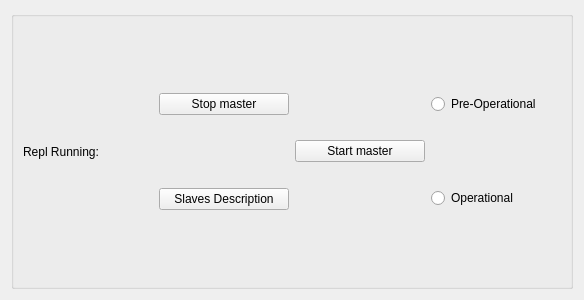
<?xml version="1.0" encoding="UTF-8"?>
<ui version="4.0">
 <class>Form</class>
 <widget class="QWidget" name="Form">
  <property name="geometry">
   <rect>
    <x>0</x>
    <y>0</y>
    <width>584</width>
    <height>300</height>
   </rect>
  </property>
  <property name="windowTitle">
   <string>Form</string>
  </property>
  <layout class="QVBoxLayout" name="verticalLayout" stretch="0">
   <item>
    <widget class="QGroupBox" name="groupBox_2">
     <property name="title">
      <string/>
     </property>
     <layout class="QHBoxLayout" name="horizontalLayout_4">
      <item>
       <layout class="QVBoxLayout" name="verticalLayout_3">
        <item>
         <widget class="QLabel" name="statusLabel">
          <property name="text">
           <string>Repl Running: </string>
          </property>
         </widget>
        </item>
       </layout>
      </item>
      <item>
       <layout class="QVBoxLayout" name="verticalLayout_6">
        <item>
         <widget class="QPushButton" name="stopMasterBtn">
          <property name="text">
           <string>Stop master</string>
          </property>
         </widget>
        </item>
        <item>
         <widget class="QPushButton" name="slavesDescrBtn">
          <property name="text">
           <string>Slaves Description</string>
          </property>
         </widget>
        </item>
       </layout>
      </item>
      <item>
       <widget class="QPushButton" name="startMasterBtn">
        <property name="text">
         <string>Start master</string>
        </property>
       </widget>
      </item>
      <item>
       <layout class="QVBoxLayout" name="verticalLayout_4">
        <item>
         <widget class="QRadioButton" name="PreOpBtn">
          <property name="text">
           <string>Pre-Operational</string>
          </property>
          <property name="autoExclusive">
           <bool>true</bool>
          </property>
         </widget>
        </item>
        <item>
         <widget class="QRadioButton" name="OpBtn">
          <property name="text">
           <string>Operational</string>
          </property>
          <property name="autoExclusive">
           <bool>true</bool>
          </property>
         </widget>
        </item>
       </layout>
      </item>
     </layout>
    </widget>
   </item>
  </layout>
 </widget>
 <resources/>
 <connections/>
</ui>
